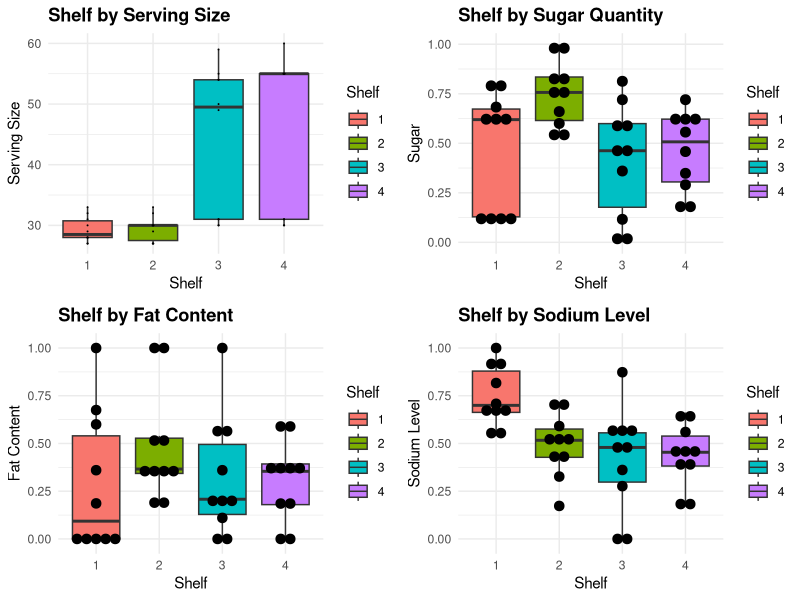
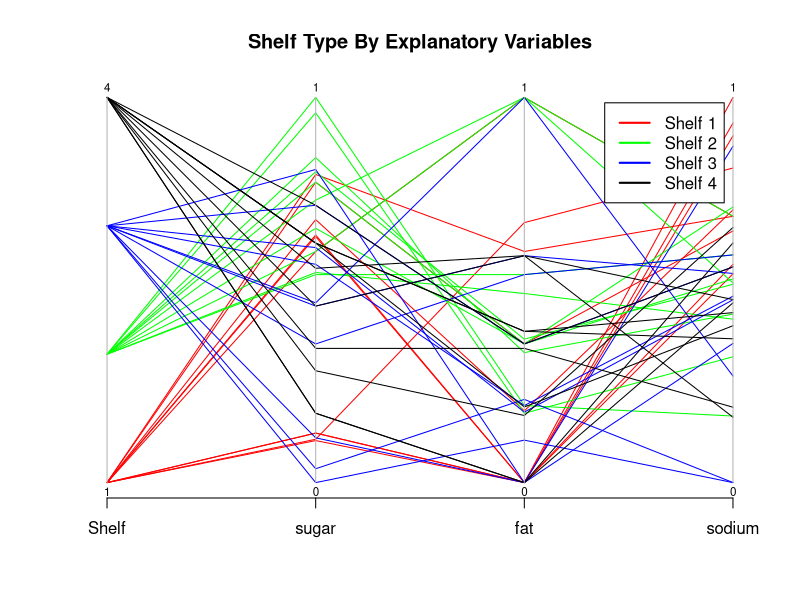
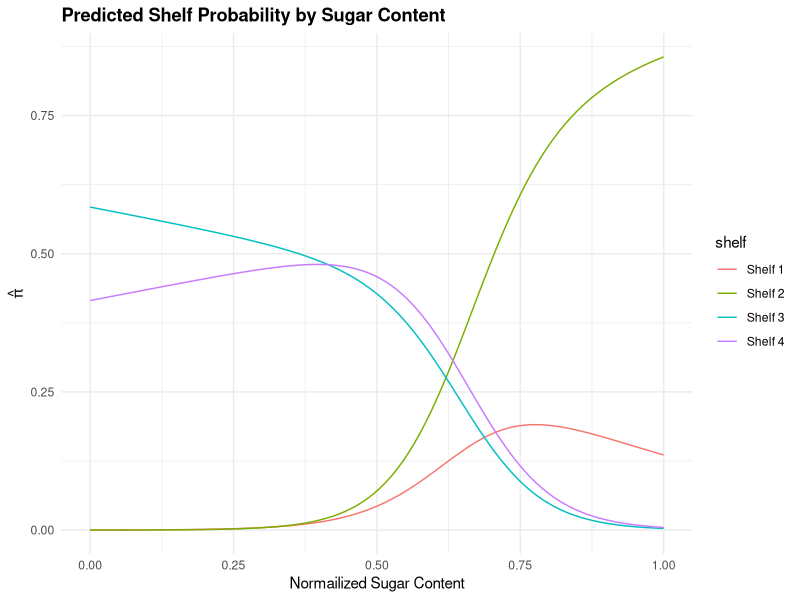
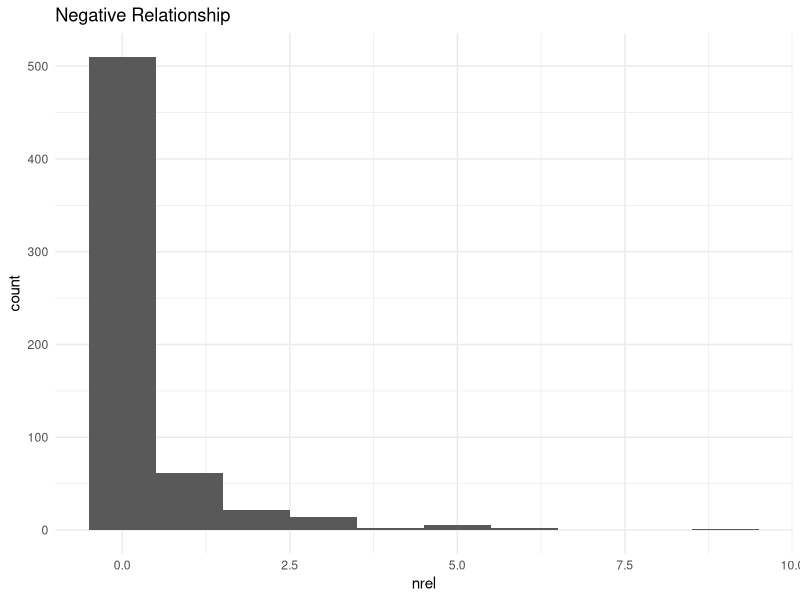
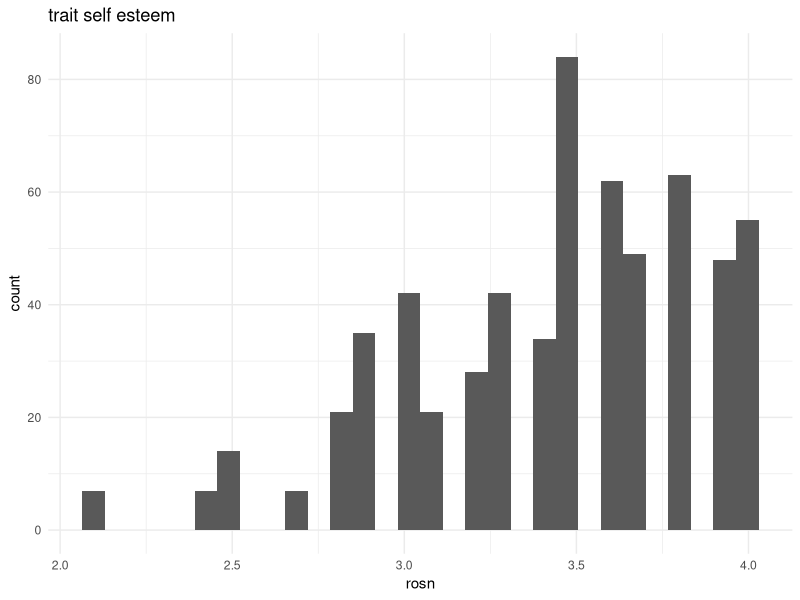
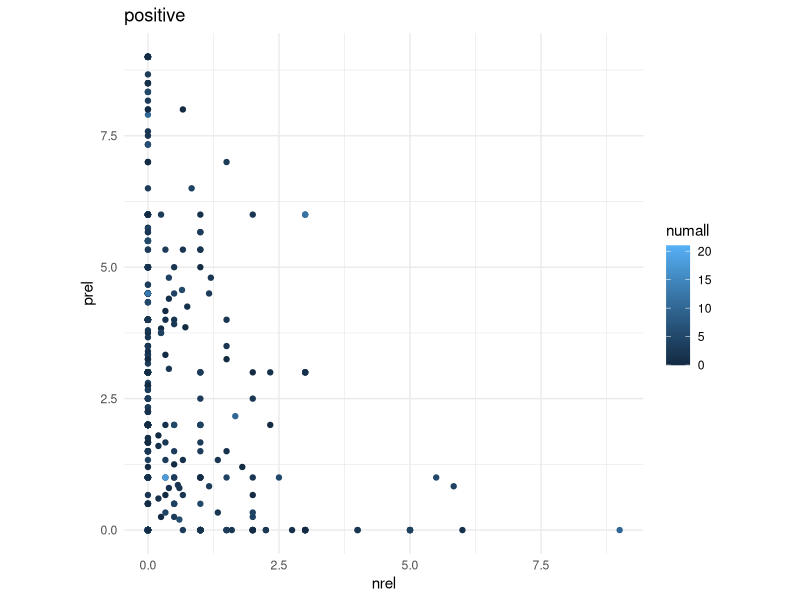

Reproduce these figures in R, in order.
## ---- chunk 1
# install.packages("MASS")
# install.packages("ggplot2")
# install.packages("MASS")
# install.packages("GGally")
library(tidyverse)
library(patchwork)
library(MASS)
library(ggplot2)
library(GGally)
library(knitr)

## To assemble multiple plots
library(gridExtra)

# multinomial regression
library(nnet)

# car pacakge for testing
library(car)

theme_set(theme_minimal())
knitr::opts_chunk$set(tidy.opts = list(width_cutoff = 100), tidy = TRUE)
knitr::opts_chunk$set(message = FALSE)
## ---- chunk 2
cereal <- read_csv("../data/short-questions/cereal_dillons.csv")
## ---- chunk 3
# reformatting the explanatory variables
# cereal$Shelf <- factor(cereal$Shelf)

# normalize the explanatory variables
# 1. divide by serving size
# 2. normalized

stand01 <- function(x) {
  (x - min(x)) / (max(x) - min(x))
}

cereal2 <- data.frame(
  Shelf = cereal$Shelf,
  size = cereal$size_g,
  sugar = stand01(x = cereal$sugar_g / cereal$size_g),
  fat = stand01(x = cereal$fat_g / cereal$size_g),
  sodium = stand01(x = cereal$sodium_mg / cereal$size_g)
)
summary(cereal2)
## ---- chunk 4

p1 <- cereal2 %>%
  mutate(Shelf = as.factor(Shelf)) %>%
  ggplot(aes(Shelf, size)) +
  geom_boxplot(aes(fill = Shelf)) +
  geom_dotplot(binaxis = "y", stackdir = "center", binwidth = 0.05) +
  # coord_flip() +
  ggtitle("Shelf by Serving Size") +
  theme(plot.title = element_text(lineheight = 1, face = "bold")) +
  ylab("Serving Size") +
  xlab("Shelf")

p2 <- cereal2 %>%
  mutate(Shelf = as.factor(Shelf)) %>%
  ggplot(aes(Shelf, sugar)) +
  geom_boxplot(aes(fill = Shelf)) +
  geom_dotplot(binaxis = "y", stackdir = "center", binwidth = 0.05) +
  # coord_flip() +
  ggtitle("Shelf by Sugar Quantity") +
  theme(plot.title = element_text(lineheight = 1, face = "bold")) +
  ylab("Sugar") +
  xlab("Shelf")

p3 <- cereal2 %>%
  mutate(Shelf = as.factor(Shelf)) %>%
  ggplot(aes(Shelf, fat)) +
  geom_boxplot(aes(fill = Shelf)) +
  geom_dotplot(binaxis = "y", stackdir = "center", binwidth = 0.05) +
  # coord_flip() +
  ggtitle("Shelf by Fat Content") +
  theme(plot.title = element_text(lineheight = 1, face = "bold")) +
  ylab("Fat Content") +
  xlab("Shelf")

p4 <- cereal2 %>%
  mutate(Shelf = as.factor(Shelf)) %>%
  ggplot(aes(Shelf, sodium)) +
  geom_boxplot(aes(fill = Shelf)) +
  geom_dotplot(binaxis = "y", stackdir = "center", binwidth = 0.05) +
  # coord_flip() +
  ggtitle("Shelf by Sodium Level") +
  theme(plot.title = element_text(lineheight = 1, face = "bold")) +
  ylab("Sodium Level") +
  xlab("Shelf")


grid.arrange(p1, p2,p3, p4, nrow = 2, ncol = 2)
## ---- chunk 5
# for ease of visualization, Adding shelf here.
cols <- c("red", "green", "blue", "black")
parcoord(cereal2[c("Shelf", "sugar", "fat", "sodium")],
  col = cols[cereal2$Shelf], var.label = TRUE,
  main = "Shelf Type By Explanatory Variables"
)
legend("topright",
  legend = c("Shelf 1", "Shelf 2", "Shelf 3", "Shelf 4"),
  lwd = 2, col = cols, inset = 0.05
)
## ---- chunk 6
model_cereal_shelves_linear <- multinom(
  formula = factor(Shelf) ~ sugar
    + fat
    + sodium,
  data = cereal2
)

summary(model_cereal_shelves_linear)

## ---- chunk 7

model_cereal_shelves_quadratic <- multinom(
  formula = factor(Shelf) ~ sugar
    + fat
    + sodium
    + sugar:fat
    + sugar:sodium
    + fat:sodium
    + sugar:fat:sodium,
  data = cereal2
)

summary(model_cereal_shelves_quadratic)
## ---- chunk 8
lrt_cereal_main_effects <- Anova(model_cereal_shelves_linear, test = "LR")
lrt_cereal_main_effects
## ---- chunk 9
lrt_cereal_quadratic_effects <- anova(model_cereal_shelves_linear,
  model_cereal_shelves_quadratic,
  test = "Chisq"
)
lrt_cereal_quadratic_effects
## ---- chunk 10
# create a data set with standardized value
new.data <- data.frame(
  "Cereal" = "Apple Jack",
  "size" = 28,
  "sugar" = 12,
  "fat" = 0.5,
  "sodium" = 130
)


# TODO: we should generalize it into a function
stand02 <- function(new, x, col_name) {
  (new - min(x)) / (max(x) - min(x))
}


# standardized the data
new.data$sugar <- new.data$sugar / new.data$size
new.data$fat <- new.data$fat / new.data$size
new.data$sodium <- new.data$sodium / new.data$size

# normalzied by original data content/serving size
new.data$sugar <- ((new.data$sugar - min(cereal$sugar_g / cereal$size_g))
/ (max(cereal$sugar_g / cereal$size_g) - min(cereal$sugar_g / cereal$size_g)))

new.data$fat <- ((new.data$fat - min(cereal$fat_g / cereal$size_g))
/ (max(cereal$fat_g / cereal$size_g) - min(cereal$fat_g / cereal$size_g)))

new.data$sodium <- ((new.data$sodium - min(cereal$sodium_mg / cereal$size_g))
/ (max(cereal$sodium_mg / cereal$size_g) - min(cereal$sodium_mg / cereal$size_g)))


# get model prediction for the given inputs
aj_shelf_probs <- predict(model_cereal_shelves_linear,
  newdata = new.data,
  type = "probs" # could use type = "class"
)

#aj_shelf_probs
data.frame(pi.hat = round(aj_shelf_probs, 3)*100)
## ---- chunk 11
# stats taken from summary(cereal2) statistics from earlier

min_sugar <- 0
max_sugar <- 1

# TODO: dynamically load the numbers  
mean_fat <- 0.3476
mean_sodium <- 0.5240

# get prob for every single suger level s, holding fat and sodium constant
shelfs <- function(s) {
  new.data <- data.frame(
    "sugar" = s,
    "fat" = mean_fat,
    "sodium" = mean_sodium
  )
  
  pred.prob <- predict(model_cereal_shelves_linear,
    newdata = new.data, type = "probs"
  )

  outputs <- data.frame(pi.hat = round(pred.prob, 10))
  return(outputs)
}


model.preds <- data.frame(
  x = seq(0, 1, length.out = 100),
  values = c(
    shelfs(seq(0, 1, length.out = 100))$pi.hat.1,
    shelfs(seq(0, 1, length.out = 100))$pi.hat.2,
    shelfs(seq(0, 1, length.out = 100))$pi.hat.3,
    shelfs(seq(0, 1, length.out = 100))$pi.hat.4
  ),
  shelf = rep(c("Shelf 1", "Shelf 2", "Shelf 3", "Shelf 4"),
    each = 100
  )
)

ggplot(
  model.preds, # Draw ggplot2 plot
  aes(x, values, col = shelf)
) +
  geom_line() +
  ggtitle("Predicted Shelf Probability by Sugar Content") +
  theme(plot.title = element_text(lineheight = 1, face = "bold")) +
  ylab(expression(hat(pi))) +
  xlab("Normailized Sugar Content")
## ---- chunk 12

# get the standard deviations P161
sd.cereal <- apply(X = cereal2[c("sugar", "fat", "sodium")], MARGIN = 2, FUN = sd)
c.value <- round(sd.cereal, 4)
cat("Explanatory Variables Standard Deviation: \n", c.value, "\n\n")

# get the estimated parameters for each shelf level
beta.hat2 <- coefficients(model_cereal_shelves_linear)[1, 2:4]
beta.hat3 <- coefficients(model_cereal_shelves_linear)[2, 2:4]
beta.hat4 <- coefficients(model_cereal_shelves_linear)[3, 2:4]

# using confint to compute CI for each explanatory variable
conf.beta <- confint(object = model_cereal_shelves_linear, level = 0.95)

# Odds for j = 2 vs j = 1 (Shelf 2 vs Shelf 1)
OR_2_1 <- round(exp(c.value * beta.hat2), 4)
OR_CI_2_1 <- round(exp( (c.value * conf.beta[2:4, 1:2, 1])), 4)

# Odds for j = 3 vs j = 1 (Shelf 3 vs Shelf 1)
OR_3_1 <- round(exp(c.value * beta.hat3), 4)
OR_CI_3_1 <- round(exp((c.value * conf.beta[2:4, 1:2, 2])), 4)

# Odds for j = 4 vs j = 1 (Shelf 4 vs Shelf 1)
OR_4_1 <- round(exp(c.value * beta.hat4), 4)
OR_CI_4_1 <- round(exp((c.value * conf.beta[2:4, 1:2, 3])), 4)

# TODO: invert the odds ratios?
# 
odds_ratios <- cbind(cbind(OR_2_1, OR_CI_2_1), cbind(OR_3_1, OR_CI_3_1), cbind(OR_4_1, OR_CI_4_1))
odds_ratios
## ---- chunk 13
drinks <- read_csv("../data/short-questions/DeHartSimplified.csv")

head(drinks)

drinks <- drinks %>%
  dplyr::select(numall, desired, prel, nrel, rosn) %>%
  drop_na()
## ---- chunk 14

#TODO: rationalize why we are filtering for one day

summary(drinks)

## ---- chunk 15

drinks %>%
  ggplot(aes(nrel)) +
  geom_histogram(bins = 10) +
  ggtitle("Negative Relationship")


drinks %>%
  ggplot(aes(rosn)) +
  geom_histogram(bins = 30) +
  ggtitle("trait self esteem")


# thoughts: both negative and positive - offsets?
drinks %>%
  ggplot(aes(x=nrel, y= prel, color = numall)) +
  geom_point() +
  coord_quickmap()+
  ggtitle("positive ")

## ---- chunk 16

#TODO: ask what the question really wants us to model

mod_desire <- drinks %>% glm(formula = desired ~ nrel, data = .)
summary(mod_desire)
## ---- chunk 17

model.neg.relationship <- glm(formula = numall ~ nrel + desired + nrel:desired, 
                              family = poisson(link="log"),
                              data = drinks)
summary(model.neg.relationship)
## ---- chunk 18

mod_desired <- drinks %>% glm(formula = desired ~ nrel, data = .)
summary(mod_desired)
## ---- chunk 19

p2 <- drinks %>%
  ggplot(aes(numall, rosn)) +
  geom_boxplot(aes(fill = rosn)) +
  coord_flip() +
  ggtitle("GPA by Admission") +
  theme(plot.title = element_text(lineheight = 1, face = "bold")) +
  ylab("College GPA") +
  xlab("Admission")


## ---- chunk 20

#TODO: try classify the rosn into multiple categories (2 - 3), see if the groups vs base would have significant 
model.neg.relationship.rosn <- glm(formula = numall ~ nrel + rosn + nrel:rosn,  
                              family = poisson(link="log"),
                              data = drinks)
summary(model.neg.relationship.rosn)
